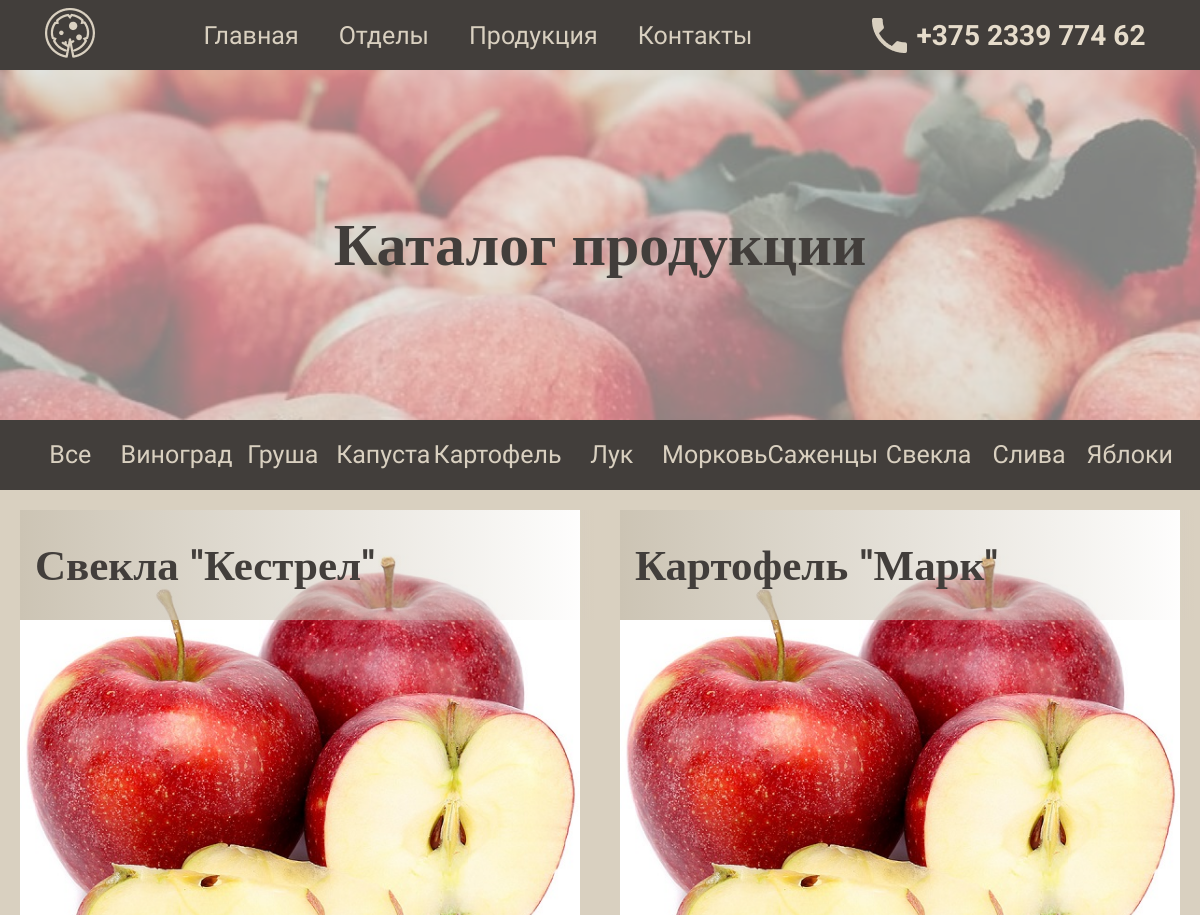
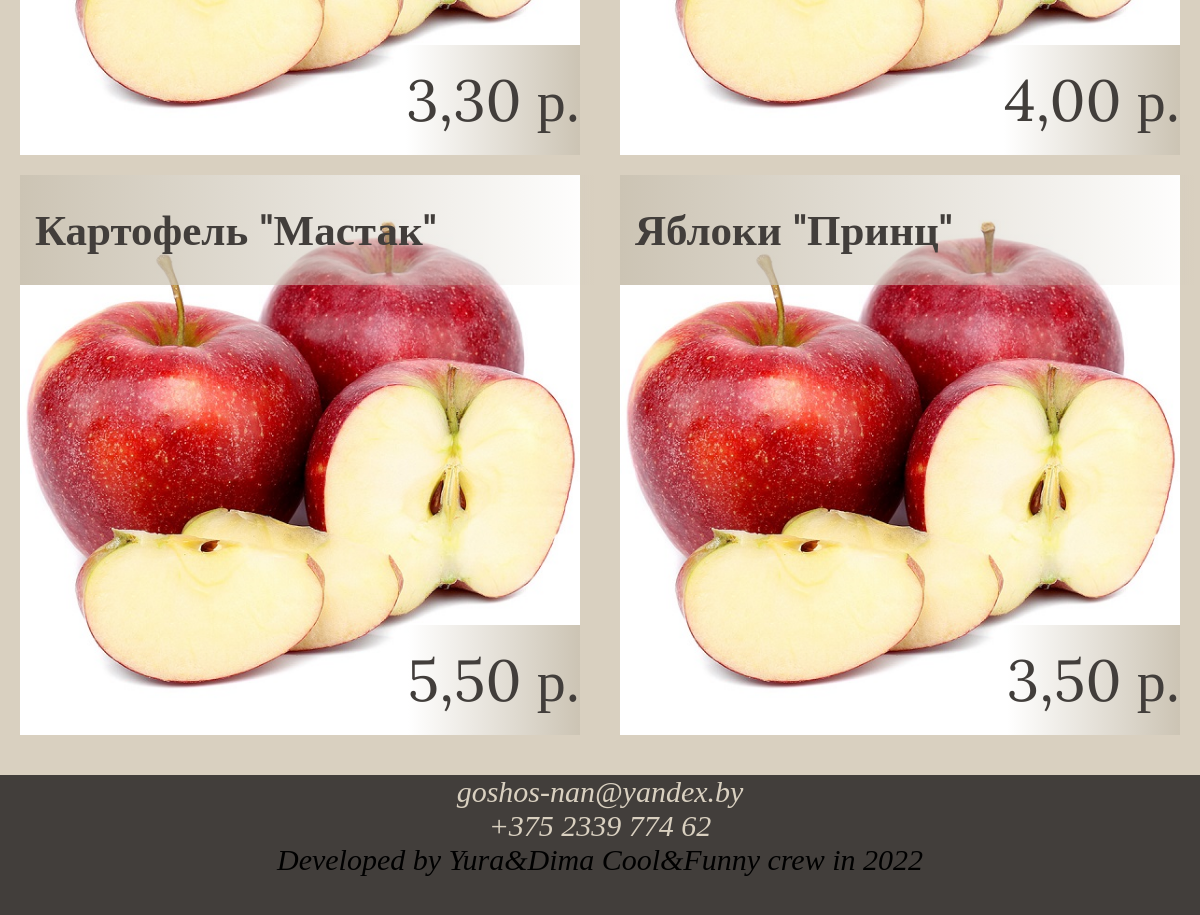
Page /catalog/ on the committed database (2 pictures, top to bottom).
### catalog/models.py (models this page shows, shortened)
class Category(models.Model):
    name = models.CharField('Название категории', max_length=100, )
    def __str__(self):
        return self.name
    class Meta:
        verbose_name = 'Категория'
        verbose_name_plural = 'Категории'
        ordering = ('name',)

class Product(models.Model):
    category = models.ForeignKey(Category, related_name='products', on_delete=models.SET_NULL, null=True, blank=True)
    name = models.CharField('Название продукта', max_length=100)
    image = models.ImageField(upload_to='images/')
    description = models.TextField()
    productivity = models.DecimalField(default=True, max_digits=10, decimal_places=2)
    price = models.DecimalField(default=True ,max_digits=10, decimal_places=2)
    class Meta:
        verbose_name = 'Продукт'
        verbose_name_plural = 'Продукты'
        ordering = ('name',)
        index_together = (('id',),)

### catalog/views.py (the view)
# urls.py: path('', views.catalog, name='catalog'),
def catalog(request):
    catalog = Product.objects.all()
    categories = Category.objects.all()
    context = {'catalog':catalog, 'categories':categories}
    return render(request, 'main/catalog.html', context)

### templates/main/catalog.html (shortened to what this page needs)
{% extends 'main/base.html' %}
{% block content %}
<div class="splash" id="splash-small" id="splash-catalog">
  <div class="splash-fon">
      <div class="splash-text">
          <h1>Каталог продукции</h1>
      </div>
  </div>
</div>
<div class="catalog-navigation">
  <div class="catalog-navigation-wrapper">
    <a class="catalog-navigation-link" href="{% url 'catalog' %}">Все</a>
    {% for category in categories %}
    <a class="catalog-navigation-link" href="/catalog/{{ category.pk }}">{{ category.name }}</a>
      {% endfor %}
  </div>
</div>
<div class="catalog">
  <div class="catalog-wrapper">
    {% if catalog %}
        {% for el in catalog %}
            <div class="flip-card">
                <div class="flip-card-inner">
                  <div class="flip-card-front">
                    <h2 class="flip-card-entity-name">{{ el.category }} "{{ el.name }}"</h2>
                    <img src="{{ MEDIA_URL }}{{ el.image.url }}" alt="" style="width: 100%;height: 100%;">
                    <p class="flip-card-entity-price"> {{ el.price }} р.</p>
                  </div>
                  <div class="flip-card-back">
                    <p class="flip-card-description">{{ el.description }}</p>
                  </div>
                </div>
            </div>
        {% endfor %}
    {% else %}
           <p>У вас пока нет товаров</p>
    {% endif %}
  </div>
</div>
{% endblock %}

### templates/main/base.html (shortened to what this page needs)
{% load static %}
<!DOCTYPE html>
<html lang="en">
<head>
    <link rel="stylesheet" href="{% static 'main/css/main.css' %}">
</head>
<body>
    <div class="header">
        <div class="header-wrapper">
            <div class="logo_wrap">
                <div id="header_logo"><img src="/static/main/img/logo.png"></div>
            </div>
        <ul class="navi">
            <a class="navi_lnk" href="{% url 'home' %}"><li>Главная</li></a>
            <a class="navi_lnk" href="{% url 'departments' %}"><li>Отделы</li></a>
            <a class="navi_lnk" href="{% url 'catalog' %}"><li>Продукция</li></a>
            <a class="navi_lnk" href="{% url 'contacts' %}"><li>Контакты</li></a>
        </ul>
        <div class="phone">
            <div id="phone_icon"></div>
            <a class="phone_lnk" href="tel:+375 2339 774 62">+375 2339 774 62</a>
        </div></div>
    </div>
    <main>
        <div class="main-wrapper">
            {% block content %}
            {% endblock %}
        </div>
    </main>
    <div class="footer">
        <div><a href="email: goshos-nan@yandex.by">goshos-nan@yandex.by</a></div>
        <div><a href="tel:+375 2339 774 62">+375 2339 774 62</a></div>
        <div>Developed by Yura&Dima Cool&Funny crew in 2022</div>
    </div>
</body>
</html>

### static/main/css/main.css (style rules this page uses)
body { margin: 0; padding: 0; background: #D9D0C0; }
.header { position: fixed; z-index: 999; width: 100%; top: 0; left: 0; display: flex; height: 70px; background: #423E3B; align-items: center; justify-content:center; }
.main-wrapper { margin-top: 70px; }
.header-wrapper { display: flex; height: 100%; width: 1440px; align-items: center; justify-content: space-around; }
.logo_wrap { display: flex; justify-content: center; align-items: center; }
.navi { display:flex; padding: 0; margin: 0; height: 100%; align-items: center; list-style-type: none; list-style: none; }
.navi li { padding-left: 20px; padding-right: 20px; display: flex; width: 100%; font-family: Cuprum; font-style: normal; font-weight: normal; font-size: 25px; color: #D9D0C0; justify-content: center; align-items: center; }
.navi_lnk { display: flex; justify-content: center; width: 100%; height: 100%; text-align: center; text-decoration: none; }
.phone { padding-left: 10px; padding-right: 10px; height: 100%; display: flex; align-items: center; justify-content: center; }
.phone_lnk { text-decoration: none; font-family: Roboto; font-style: normal; font-weight: bold; font-size: 28px; line-height: 53px; text-align: center; color: #E6DCCB; }
#phone_icon { width: 35px; height: 35px; background: url(/static/main/img/Phone.png); margin-right: 10px; }
.footer { margin-top: 20px; width: 100%; height: 140px; background: #423E3B; text-align: center; display: block; justify-content: center; align-items: center; font-size: 30px; text-decoration: none; font-style: italic; }
.footer a { margin-top: 5px; text-decoration: none; color: #D9D0C0; }
.splash { background: url(/static/main/img/splash.jpeg) no-repeat; background-size: cover; height: 350px; min-height: 350px; width: 100%; justify-content: center; align-items: center; }
#splash-small { background: url(/static/main/img/splash-small.jpeg) no-repeat; background-size: cover; height: 350px; }
.splash-fon { display: flex; width: 100%; height: 100%; background: rgba(255, 255, 255, 0.5); justify-content: center; align-items: center; }
.splash-text { width: 985px; font-family: Roboto; font-style: normal; font-weight: bold; font-size: 2.5vw; line-height: 58px; text-align: center; color: #423E3B; }
.catalog-navigation { width: 100%; height: 70px; display: flex; justify-content: center; align-items: center; background: #423E3B; margin-bottom: 20px; }
.catalog-navigation-wrapper { width: 1160px; height: 100%; display: flex; justify-content: space-around; }
.catalog-navigation-link { width: 100%; font-family: Cuprum; font-style: normal; font-weight: normal; font-size: 25px; color: #D9D0C0; text-decoration: none; height: 100%; line-height: 70px; text-align: center; margin: 0; padding: 0; }
.catalog { width: 100%; display: flex; align-items: center; justify-content: center; }
.catalog-wrapper { width: 1160px; display:inline-flex; flex-wrap: wrap; justify-content: space-between; align-items:stretch; margin: auto; }
.flip-card { background-color: transparent; width: 560px; height:560px; perspective: 1000px; margin-bottom: 20px; }
.flip-card-inner { position: relative; width: 100%; height: 100%; text-align: center; transition: transform 0.8s; transform-style: preserve-3d; }
.flip-card-front, .flip-card-back { position: absolute; width: 100%; height: 100%; -webkit-backface-visibility: hidden; backface-visibility: hidden; }
.flip-card-front { background-color: #bbb; color: black; }
.flip-card-back { background-color: rgba(179, 171, 158, 0.5); color: white; transform: rotateY(180deg); }
.flip-card-entity-name { position: absolute; top: 0; left: 0; width:100%; margin: 0; height: 110px; text-align: left; line-height: 110px; font-family: Lora; font-style: normal; padding-left: 15px; font-size: 43px; color: #423E3B; background: linear-gradient(90deg, #CCC4B4 0%, rgba(204, 196, 180, 0) 100%); }
.flip-card-entity-price { position: absolute; bottom: 0; right: 0; font-family: Lora; height: 110px; font-style: normal; font-weight: normal; font-size: 58px; line-height: 110px; color: #423E3B; margin: 0; background: linear-gradient(270deg, #CCC4B4 0%, rgba(204, 196, 180, 0) 100%); }
.flip-card-description { font-family: Lora; font-style: normal; font-weight: normal; font-size: 18px; line-height: 22px; text-align: left; padding-left: 10px; color: #000000; }

### rows in the picture
Category: name "Виноград"
Category: name "Груша"
Category: name "Капуста"
Category: name "Картофель"
Category: name "Лук"
Category: name "Морковь"
Category: name "Саженцы"
Category: name "Свекла"
Category: name "Слива"
Category: name "Яблоки"
Product: category "Свекла", name "Кестрел", image (picture), price "3,30"
Product: category "Картофель", name "Марк", image (picture), price "4,00"
Product: category "Картофель", name "Мастак", image (picture), price "5,50"
Product: category "Яблоки", name "Принц", image (picture), price "3,50"
